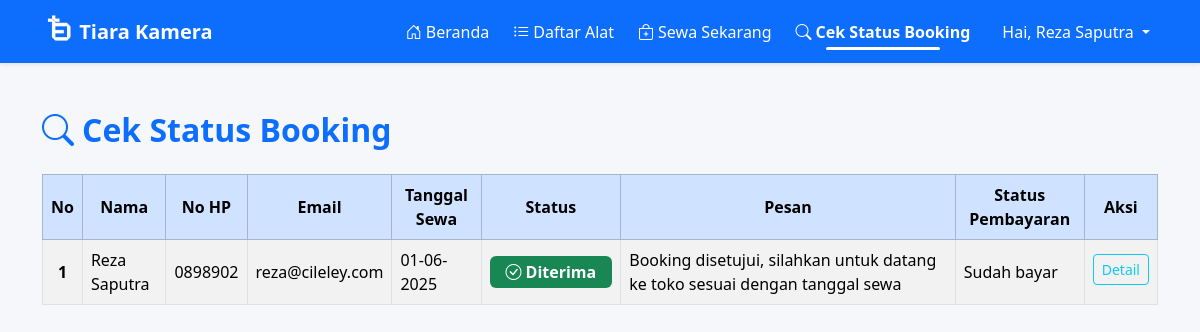
/konsumen/index.php?page=cek-status (signed in), run on the app's committed database.
### tables this page shows
CREATE TABLE `booking_online` (
  `id` int(11) NOT NULL,
  `nama` varchar(100) DEFAULT NULL,
  `no_hp` varchar(20) DEFAULT NULL,
  `email` varchar(100) DEFAULT NULL,
  `tanggal_sewa` date DEFAULT NULL,
  `waktu_pengambilan` varchar(40) NOT NULL,
  `status` enum('menunggu','disetujui','ditolak') DEFAULT 'menunggu',
  `metode_pembayaran` enum('Cash','Transfer') NOT NULL DEFAULT 'Cash',
  `status_pembayaran` enum('Sudah bayar','Belum bayar') NOT NULL DEFAULT 'Belum bayar',
  `order_id` varchar(30) NOT NULL,
  `created_at` datetime DEFAULT current_timestamp(),
  `pesan` varchar(255) NOT NULL
);

### konsumen/booking-alat/cek-status.php (the view, shortened to what this page needs)
<?php
include '../koneksi/koneksi.php';
$booking_list = [];
if (isset($_SESSION['pelanggan_email'])) {
    $email = mysqli_real_escape_string($conn, $_SESSION['pelanggan_email']);
    $query = mysqli_query($conn, "SELECT * FROM booking_online WHERE email='$email' ORDER BY id DESC");
    while ($row = mysqli_fetch_assoc($query)) {
        $booking_list[] = $row;
    }
}
?>
<div class="container py-5">
  <h2 class="mb-4 fw-bold text-primary"><i class="bi bi-search me-2"></i>Cek Status Booking</h2>
  <div class="table-responsive">
    <table class="table table-bordered table-hover align-middle table-striped">
      <thead class="table-primary text-center align-middle">
        <tr>
          <th>No</th>
          <th>Nama</th>
          <th>No HP</th>
          <th>Email</th>
          <th>Tanggal Sewa</th>
          <th>Status</th>
          <th width="30%">Pesan</th>
          <th>Status Pembayaran</th>
          <th>Aksi</th>
        </tr>
      </thead>
      <tbody>
        <?php if (empty($booking_list)): ?>
          <tr>
            <td colspan="8" class="text-center text-muted py-4">
              <div class="mb-3">Belum ada data booking.</div>
              <a href="index.php?page=sewa-sekarang" class="btn btn-primary">
                <i class="bi bi-bag-plus me-1"></i> Sewa Sekarang
              </a>
            </td>
          </tr>
        <?php else: $no = 1; foreach ($booking_list as $row): ?>
          <tr>
            <td class="text-center fw-bold"><?= $no++ ?></td>
            <td><?= htmlspecialchars($row['nama']) ?></td>
            <td><?= htmlspecialchars($row['no_hp']) ?></td>
            <td><?= htmlspecialchars($row['email']) ?></td>
            <td><?= date('d-m-Y', strtotime($row['tanggal_sewa'])) ?></td>
            <td class="text-center">
              <?php
                $status = $row['status'];
                if ($status == 'menunggu') {
                  echo '<span class="badge bg-warning text-dark px-3 py-2 fs-6"><i class="bi bi-hourglass-split me-1"></i>Menunggu</span>';
                } elseif ($status == 'diterima' || $status == 'disetujui') {
                  echo '<span class="badge bg-success px-3 py-2 fs-6"><i class="bi bi-check-circle me-1"></i>Diterima</span>';
                } elseif ($status == 'ditolak') {
                  echo '<span class="badge bg-danger px-3 py-2 fs-6"><i class="bi bi-x-circle me-1"></i>Ditolak</span>';
                } else {
                  echo '<span class="badge bg-secondary px-3 py-2 fs-6">' . htmlspecialchars($status) . '</span>';
                }
              ?>
            </td>
            <td><?= htmlspecialchars($row['pesan']) ?></td>
            <td><?= htmlspecialchars($row['status_pembayaran'])?></td>
            <td>
              <button type="button" class="btn btn-outline-info btn-sm mb-1" data-bs-toggle="modal" data-bs-target="#modalDetailBooking<?= $row['id'] ?>">
                Detail
              </button>
            </td>
          </tr>
        <?php endforeach; endif; ?>
      </tbody>
    </table>
  </div>
</div>

### assets/css/style.css (style rules this page uses)
body { min-height: 100vh; background-color: #f8f9fa; margin: 0; font-family: "Segoe UI", Tahoma, Geneva, Verdana, sans-serif; background-color: #f5f7fb; }

### data on the page
booking_online: nama "Reza Saputra", no_hp "0898902", email "reza@cileley.com", tanggal_sewa "01-06-2025", status "disetujui" (drawn), pesan "Booking disetujui, silahkan untuk datang ke toko sesuai dengan tanggal sewa", status_pembayaran "Sudah bayar"

### other printed values
$_SESSION['pelanggan_nama'] "Reza Saputra"
